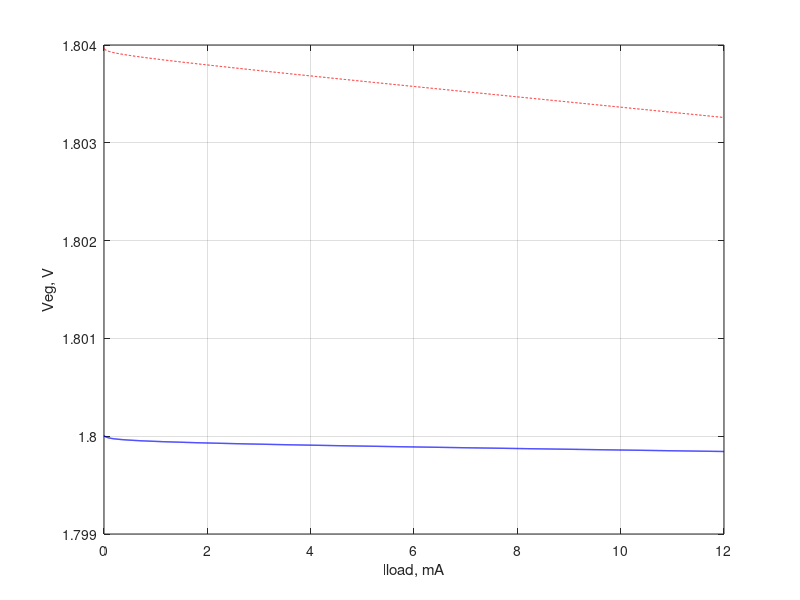

Reproduce this figure in MATLAB. (Note: this script raises an error after producing the figure.)
%% Load 
clear all;
load('ldo_Iload_sch.mat');
load('ldo_Iload_pex.mat');
% data includes 

%%
plotwidth = 1;

Iload = Iload_sch*1000;
Iloadp = Iload_pex*1000;

f1 = figure(1);
p1 = plot(Iload, vreg_sch, 'b'); hold on;
    plot(Iloadp, vreg_pex, 'r--');
     
set(p1, 'linewidth', plotwidth);
grid on;
legend1 = sprintf('Schematic, Avg = %.4f V', mean(vreg_sch(1:2400)));
legend2 = sprintf('Post-layout, Avg = %.4f V', mean(vreg_pex(1:2400)));
xlabel('Iload, mA'); ylabel('Veg, V');
xlim([0, 12]);

index1 = find(0.1 == round(Iload, 3), 1);
index2 = find(10 == round(Iload, 3), 1);

plot(Iload(index1), vreg_sch(index1), 'b*',Iload(index2), vreg_sch(index2), 'b*')
plot(Iload(index1), vreg_pex(index1), 'r*',Iload(index2), vreg_pex(index2), 'r*')

txt1 = sprintf('%.4f V', vreg_sch(index1)); 
txt2 = sprintf('%.4f V', vreg_sch(index2));
txt1p = sprintf('%.4f V', vreg_pex(index1)); 
txt2p = sprintf('%.4f V', vreg_pex(index2));

text(0.1, 1.8001, txt1, 'color', 'b');
text(9.3, 1.80, txt2, 'color', 'b');
text(0.1, 1.8037, txt1p, 'color', 'r');
text(9.3, 1.8036, txt2p, 'color', 'r');

%ylim([1.75, 1.85]);
title('Load/output characteristics', 'FontSize', 10);
legend(legend1, legend2, 'location', 'best');

%% save image
set(f1,'Units','Inches');
pos = get(f1,'Position');
set(f1,'PaperPositionMode','Auto','PaperUnits','Inches','PaperSize',[pos(3), pos(4)]);
print(f1, 'ldo_Iload_both.pdf', '-dpdf');
movefile('ldo_Iload_both.pdf','../img/ldo_Iload_both.pdf');